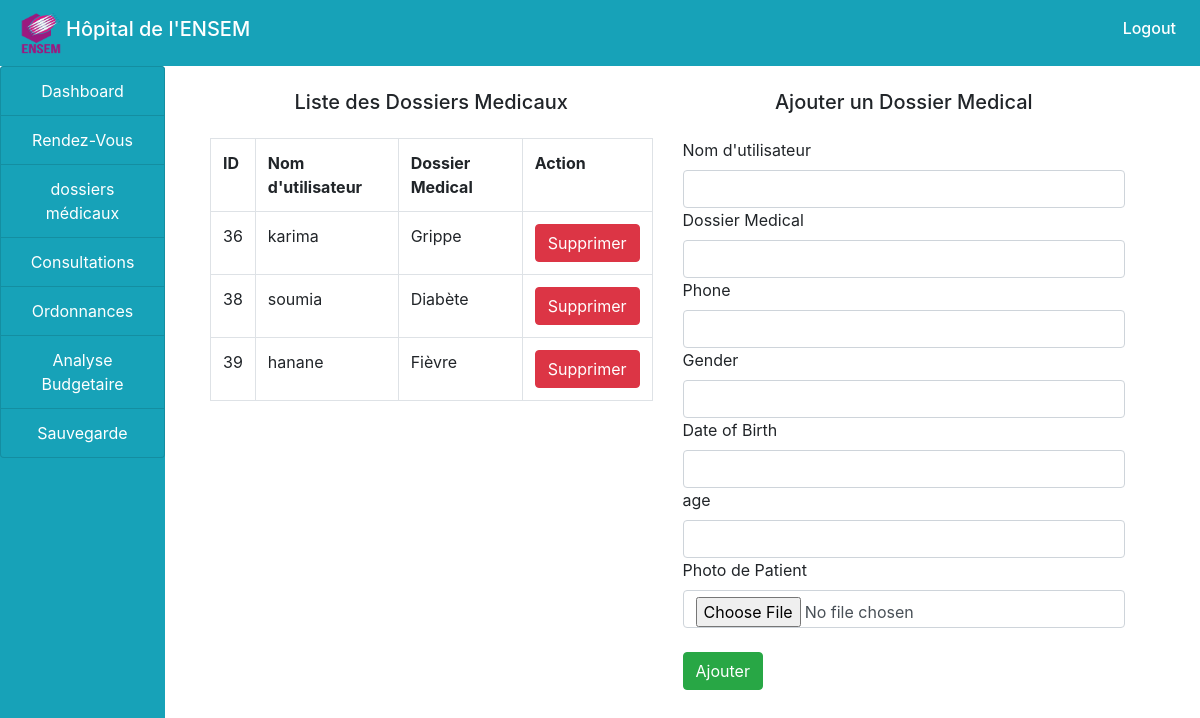
The app's page /Cabinet_Médical/doctor/dossier.php with its own data.
### tables this page shows
CREATE TABLE `multiuserlogin` (
  `username` varchar(50) NOT NULL,
  `password` varchar(50) NOT NULL,
  `ID` int(11) NOT NULL AUTO_INCREMENT,
  `image` varchar(150) NOT NULL,
  `profile` varchar(50) DEFAULT 'patient',
  `firstname` varchar(100) NOT NULL,
  `gender` varchar(100) NOT NULL,
  `phone` varchar(100) NOT NULL,
  `dossier_medical` varchar(100) NOT NULL,
  `age` varchar(100) NOT NULL,
  `date_birth` varchar(100) NOT NULL,
  PRIMARY KEY (`ID`)
);

### Cabinet_Médical/doctor/dossier.php (the view, shortened to what this page needs)
<!doctype html>
<html >
<head>
</head>
<body>
  <?php
  include("../include/header.php");
  include("../include/connection.php");
  ?>
  <div class="container-fluid">
  <div class="col-md-12">
  <div class="row">
  <div class="col-md-2" style="margin-left: -30px;">
  <?php
  include("sidenav.php");
  ?>
  </div>
  <div class="col-md-10">
  <div class="col-md-12">
  <div class="row">
  <div class="col-md-6">
  <h5 class="text-center my-4">Liste des Dossiers Medicaux</h5>
  <?php
  $query="SELECT * FROM multiuserlogin WHERE profile ='patient'";
  $res=mysqli_query($connect,$query);
  $output="
    <table class='table  table-bordered'>
    <tr>
    <th>ID</th>
    <th>Nom d'utilisateur</th>
    <th>Dossier Medical</th>
    <th style='width:10%;'>Action</th>
    </tr>
    ";
  while($row=mysqli_fetch_array($res)){
    $ID=$row['ID'];
    $username=$row['username'];
    $dossier_medical=$row['dossier_medical'];
    $output .="
    <tr>
    <td>$ID</td>
    <td>$username</td>
    <td>$dossier_medical</td>
    <td>
    <a href='dossier.php?ID=$ID'><button ID='$ID' class='btn btn-danger remove'>Supprimer</button></a>
    </td>
    ";
  }
  $output .="
  </tr>
  </table>
";
    echo $output;
  ?>
  </div>
  <div class="col-md-6">
  <h5 class="text-center my-4">Ajouter un Dossier Medical</h5>
  <form method="post" enctype="multipart/form-data">
  <div class="from-group">
  <label>Nom d'utilisateur</label>
  <input type="text" name="uname" class="form-control" autocomplete="off">
  </div>
  <div class="from-group">
  <label>Dossier Medical</label>
  <input type="text" name="dossier_medical" class="form-control" >
  </div>
  <div class="from-group">
  <label>Phone</label>
  <input type="text" name="phone" class="form-control" autocomplete="off">
  </div>
  <div class="from-group">
  <label>Gender</label>
  <input type="text" name="gender" class="form-control" autocomplete="off">
  </div>
  <div class="from-group">
  <label>Date of Birth</label>
  <input type="text" name="date_birth" class="form-control" autocomplete="off">
  </div>
  <div class="from-group">
  <label>age</label>
  <input type="text" name="age" class="form-control" autocomplete="off">
  </div>
  <div class="from-group">
  <label>Photo de Patient</label>
  <input type="file" name="img" class="form-control" >
  </div>
  <br>
  <input type="submit" name="add" value="Ajouter" class="btn btn-success">
  </div>
  </div>
  </div>
</body>
</html>

### records on screen
multiuserlogin: ID "36", username "karima", dossier_medical "Grippe"
multiuserlogin: ID "38", username "soumia", dossier_medical "Diabète"
multiuserlogin: ID "39", username "hanane", dossier_medical "Fièvre"
